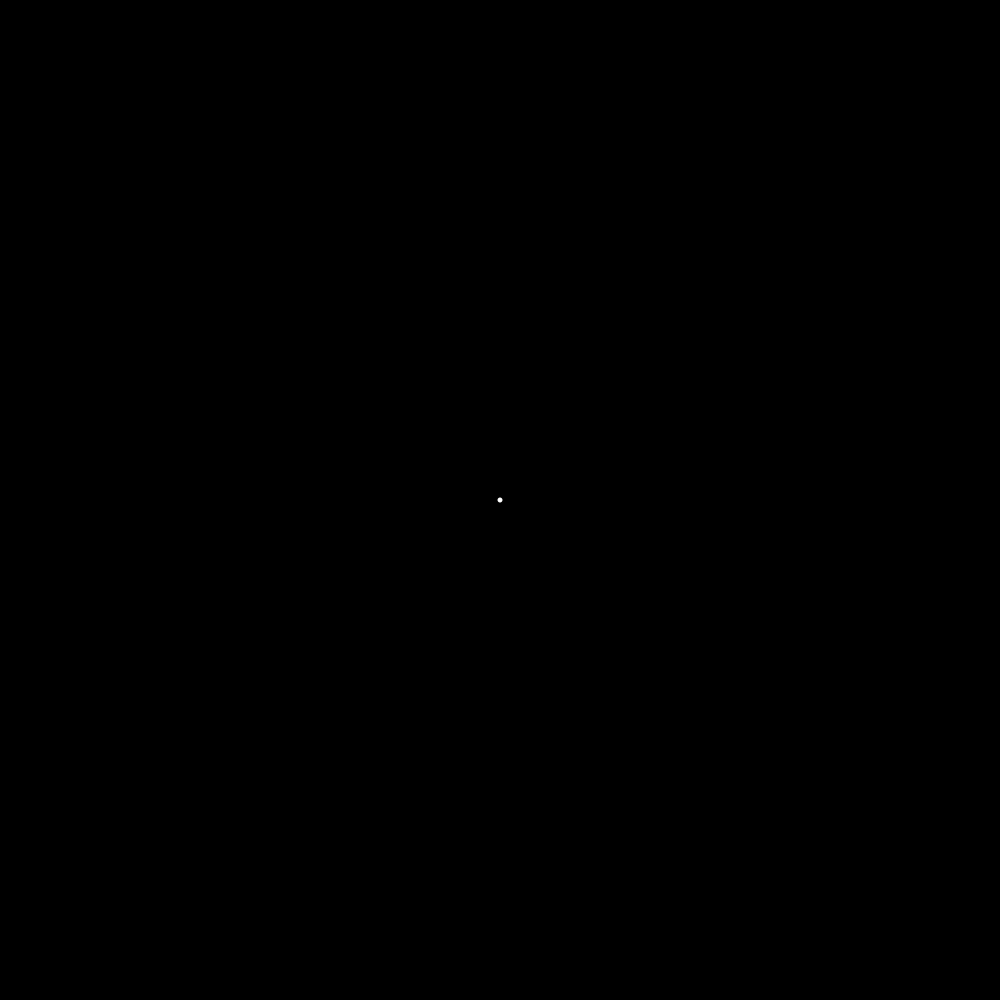
Frame 1 (no input)
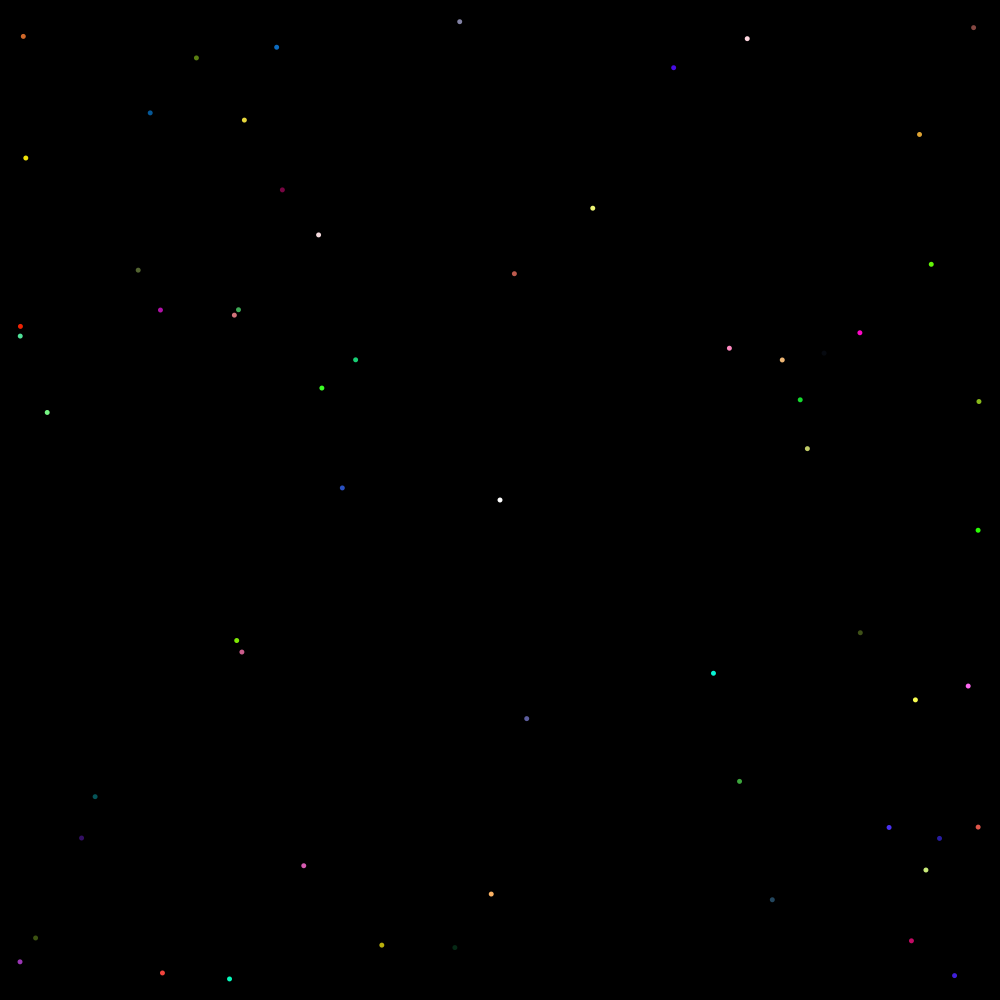
Frame 60 (the mouse pressed at the canvas centre just before this capture)
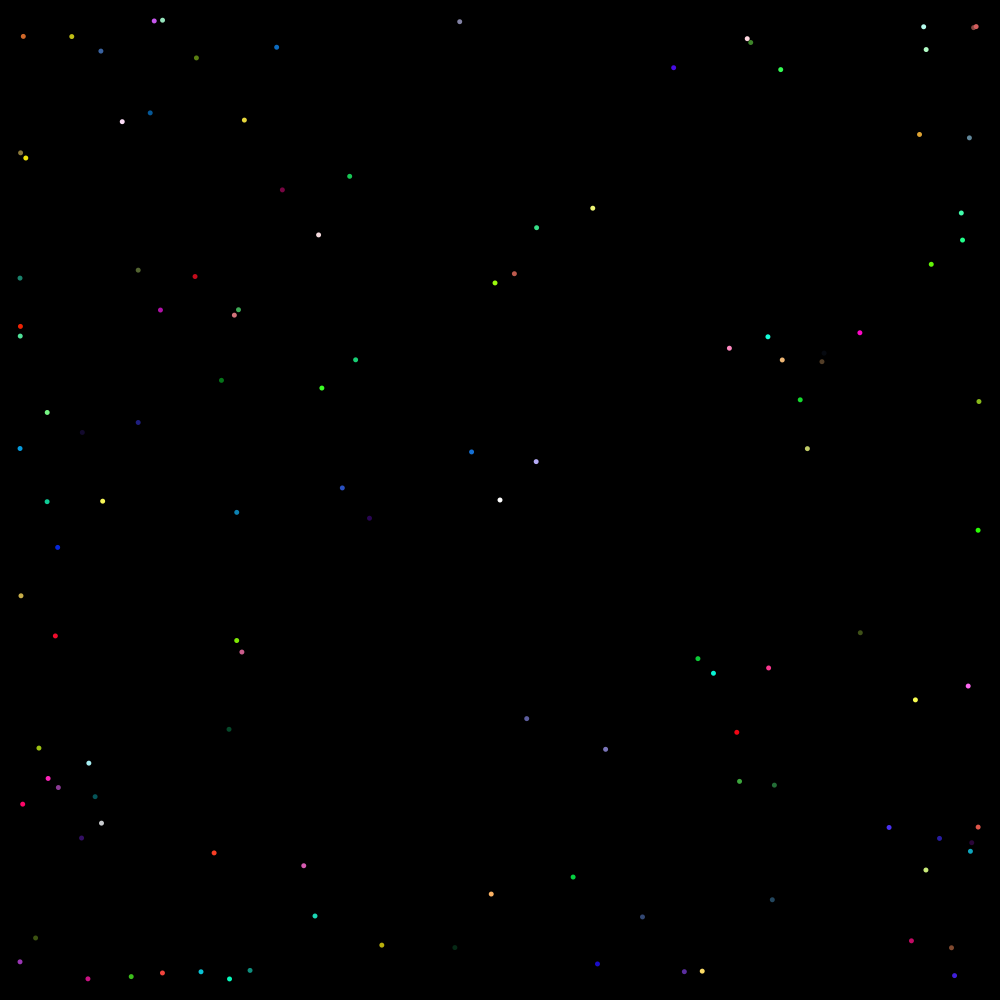
Frame 120 (the mouse held since frame 60 and released just before this capture)

The Processing sketch that drew these frames (run headless with seeded random() and noise(); from frame 60 on, the mouse is pressed at the canvas centre):

// Processing sketch: sketch_dotMatrix
// ── sketch_dotMatrix.pde
float x;
float y;
void setup(){
  //frameRate(5);
  size(1000,1000);
  background(0);
  x = 500;
  y = 500;
  noStroke();
  fill(255);
}
void draw(){
  ellipse(x,y,5,5);
  fill(x*0.2602,y*0.2602,random(255));
  x = 480*cos(x+1)+500;
  y = 480*sin(y+1)+500;
  println(x,y);
}
